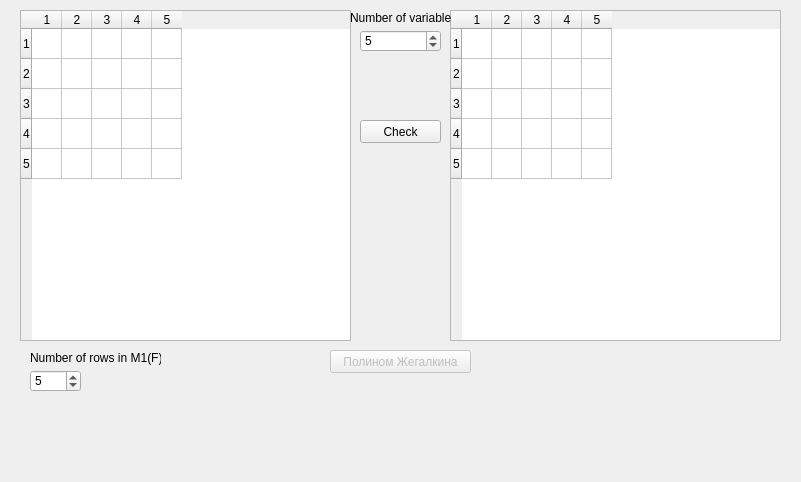
<?xml version="1.0" encoding="UTF-8"?>
<ui version="4.0">
 <class>Dnf</class>
 <widget class="QWidget" name="Dnf">
  <property name="geometry">
   <rect>
    <x>0</x>
    <y>0</y>
    <width>801</width>
    <height>482</height>
   </rect>
  </property>
  <property name="windowTitle">
   <string>Form</string>
  </property>
  <property name="inputMethodHints">
   <set>Qt::ImhNone</set>
  </property>
  <widget class="QTableWidget" name="tableWidget2">
   <property name="geometry">
    <rect>
     <x>450</x>
     <y>10</y>
     <width>331</width>
     <height>331</height>
    </rect>
   </property>
   <property name="inputMethodHints">
    <set>Qt::ImhNone</set>
   </property>
   <property name="rowCount">
    <number>5</number>
   </property>
   <property name="columnCount">
    <number>5</number>
   </property>
   <attribute name="horizontalHeaderDefaultSectionSize">
    <number>30</number>
   </attribute>
   <attribute name="horizontalHeaderMinimumSectionSize">
    <number>30</number>
   </attribute>
   <row/>
   <row/>
   <row/>
   <row/>
   <row/>
   <column/>
   <column/>
   <column/>
   <column/>
   <column/>
  </widget>
  <widget class="QPushButton" name="pushButton">
   <property name="geometry">
    <rect>
     <x>360</x>
     <y>120</y>
     <width>81</width>
     <height>23</height>
    </rect>
   </property>
   <property name="text">
    <string>Check</string>
   </property>
  </widget>
  <widget class="QPushButton" name="pushButton_2">
   <property name="enabled">
    <bool>false</bool>
   </property>
   <property name="geometry">
    <rect>
     <x>330</x>
     <y>350</y>
     <width>141</width>
     <height>23</height>
    </rect>
   </property>
   <property name="text">
    <string>Полином Жегалкина</string>
   </property>
   <property name="autoDefault">
    <bool>false</bool>
   </property>
  </widget>
  <widget class="QLabel" name="label">
   <property name="geometry">
    <rect>
     <x>350</x>
     <y>10</y>
     <width>101</width>
     <height>16</height>
    </rect>
   </property>
   <property name="text">
    <string>Number of variables</string>
   </property>
  </widget>
  <widget class="QSpinBox" name="spinBox_1">
   <property name="geometry">
    <rect>
     <x>30</x>
     <y>370</y>
     <width>51</width>
     <height>22</height>
    </rect>
   </property>
   <property name="minimum">
    <number>0</number>
   </property>
   <property name="maximum">
    <number>1024</number>
   </property>
   <property name="value">
    <number>5</number>
   </property>
  </widget>
  <widget class="QLabel" name="label_5">
   <property name="geometry">
    <rect>
     <x>360</x>
     <y>150</y>
     <width>81</width>
     <height>131</height>
    </rect>
   </property>
   <property name="text">
    <string/>
   </property>
   <property name="wordWrap">
    <bool>true</bool>
   </property>
  </widget>
  <widget class="QTableWidget" name="tableWidget1">
   <property name="geometry">
    <rect>
     <x>20</x>
     <y>10</y>
     <width>331</width>
     <height>331</height>
    </rect>
   </property>
   <property name="inputMethodHints">
    <set>Qt::ImhNone</set>
   </property>
   <property name="rowCount">
    <number>5</number>
   </property>
   <property name="columnCount">
    <number>5</number>
   </property>
   <attribute name="horizontalHeaderDefaultSectionSize">
    <number>30</number>
   </attribute>
   <attribute name="horizontalHeaderMinimumSectionSize">
    <number>30</number>
   </attribute>
   <row/>
   <row/>
   <row/>
   <row/>
   <row/>
   <column/>
   <column/>
   <column/>
   <column/>
   <column/>
  </widget>
  <widget class="QSpinBox" name="spinBox">
   <property name="geometry">
    <rect>
     <x>360</x>
     <y>30</y>
     <width>81</width>
     <height>22</height>
    </rect>
   </property>
   <property name="minimum">
    <number>2</number>
   </property>
   <property name="maximum">
    <number>10</number>
   </property>
   <property name="value">
    <number>5</number>
   </property>
  </widget>
  <widget class="QLabel" name="label_3">
   <property name="geometry">
    <rect>
     <x>30</x>
     <y>350</y>
     <width>131</width>
     <height>16</height>
    </rect>
   </property>
   <property name="text">
    <string>Number of rows in M1(F)</string>
   </property>
  </widget>
  <widget class="QLabel" name="label_2">
   <property name="geometry">
    <rect>
     <x>30</x>
     <y>400</y>
     <width>761</width>
     <height>71</height>
    </rect>
   </property>
   <property name="font">
    <font>
     <pointsize>14</pointsize>
    </font>
   </property>
   <property name="text">
    <string/>
   </property>
   <property name="textFormat">
    <enum>Qt::PlainText</enum>
   </property>
  </widget>
 </widget>
 <resources/>
 <connections/>
</ui>
